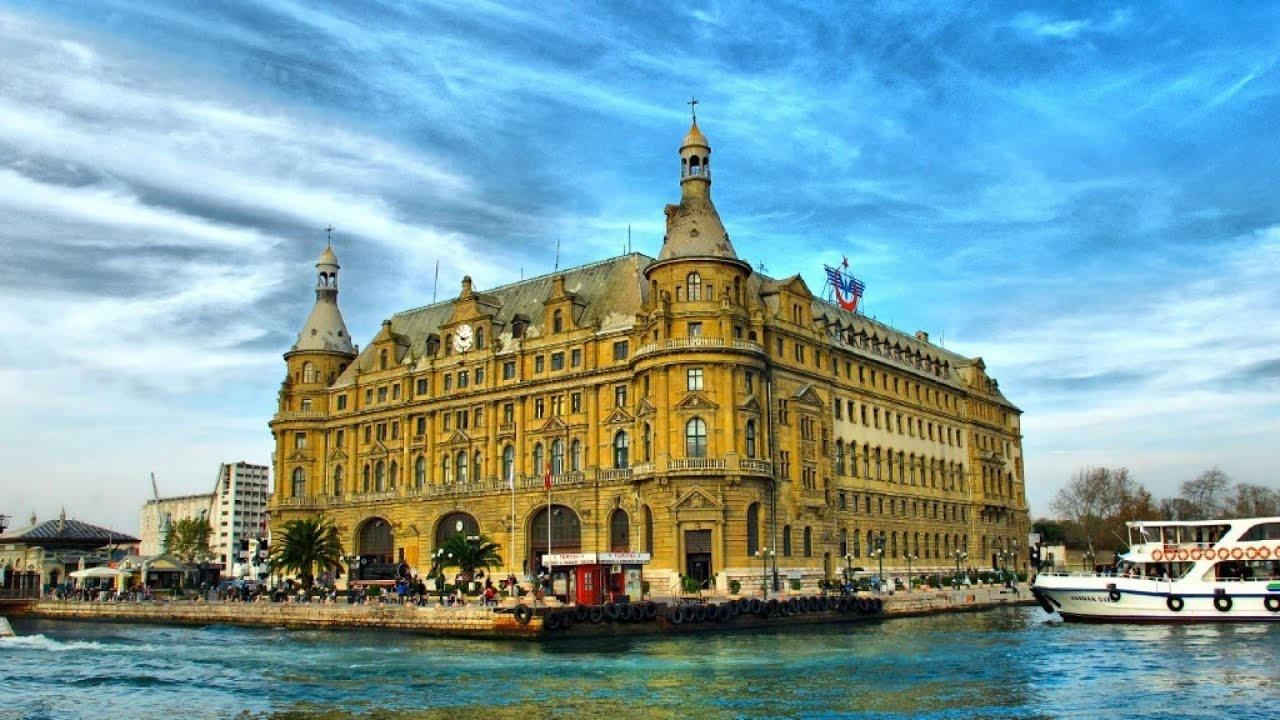
#> input picture istanbul.jpg, 1280 x 720 px
$ python gi2.py
#> lines starting #> are read from the running program, lines starting #| are printed output that depends on the picture
import os
print(os.getcwd())

my_list=[9,3,5,6,2,3,6]
print(my_list)

for i in my_list:
    print(i)


def my_function_1(my_list=[9,3,5,6,2,3,6]):
    #my_list=[9,3,5,6,2,3,6]
    for i in range(len(my_list)):
        print(i,my_list[i])
        my_list[i]+=1
    print(my_list)

my_function_1(my_list=[9,3,55,6,2,34,61])
#my_function_1(my_list=["dokuz",3,55,6,2,34,61]) # hata


import numpy as np
my_list_1=np.array([[9,3,55,6,2,34,61]])#ndarray
print(my_list_1)
print(my_list_1+1)


def my_function_2(my_array=np.array([[9,3,55,6,2,34,61]])):
    return my_array-10

print(my_function_2())
#my_function_1(my_list=["dokuz",3,55,6,2,34,61]) # hata


import matplotlib.pyplot as plt
im_1=plt.imread("istanbul.jpg")
#> im_1 is the input picture: shape (720, 1280, 3); mean R, G, B 123.7, 157.4, 161.8
plt.imshow(im_1)
plt.show()

print(im_1.ndim)
#| 3

print(im_1.shape)
#| (720, 1280, 3)

im_2=np.zeros(im_1.shape,dtype=int)
for m in range(im_1.shape[0]):
    for n in range(im_1.shape[1]):
        im_2[m,n,0]=im_1[m,n,0]+100
        im_2[m,n,1]=im_1[m,n,0]
        im_2[m,n,2]=im_1[m,n,0]
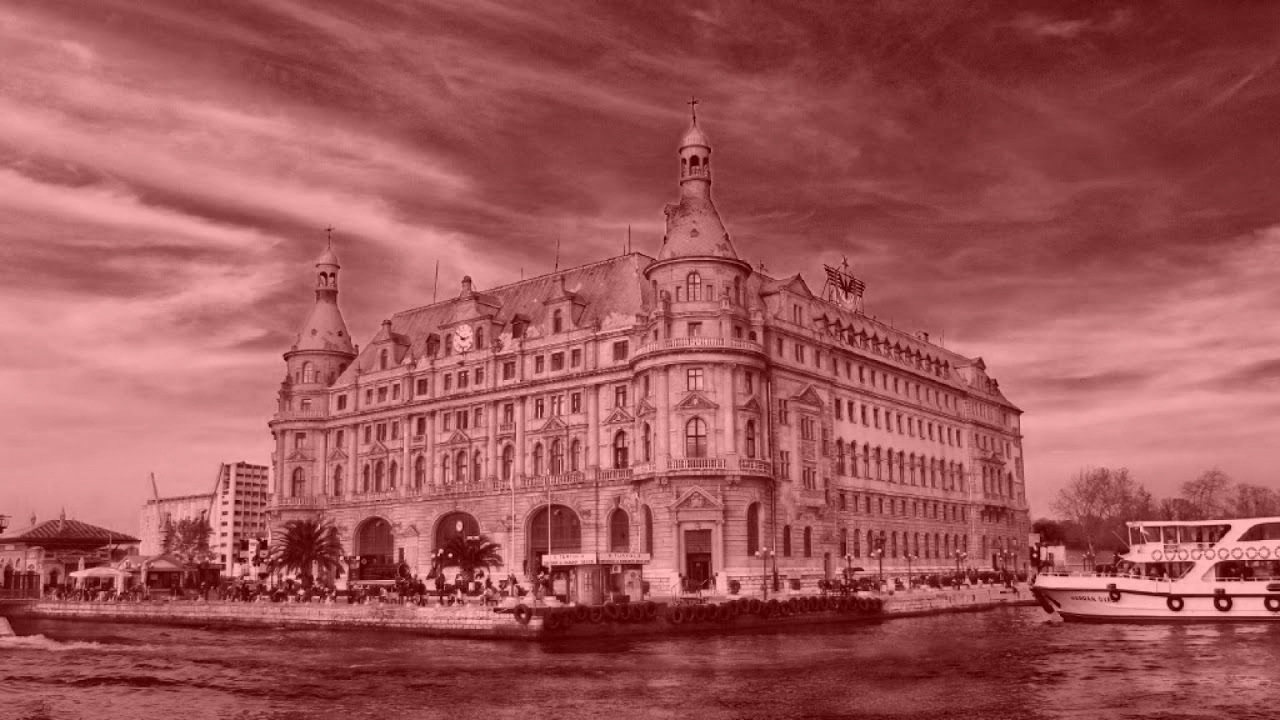
#> im_2: shape (720, 1280, 3) int64; mean R, G, B 223.7, 123.7, 123.7; drawn with min black and max white
plt.imshow(im_2)
#plt.imshow((im_2 * 255).astype(np.uint8))
plt.show()
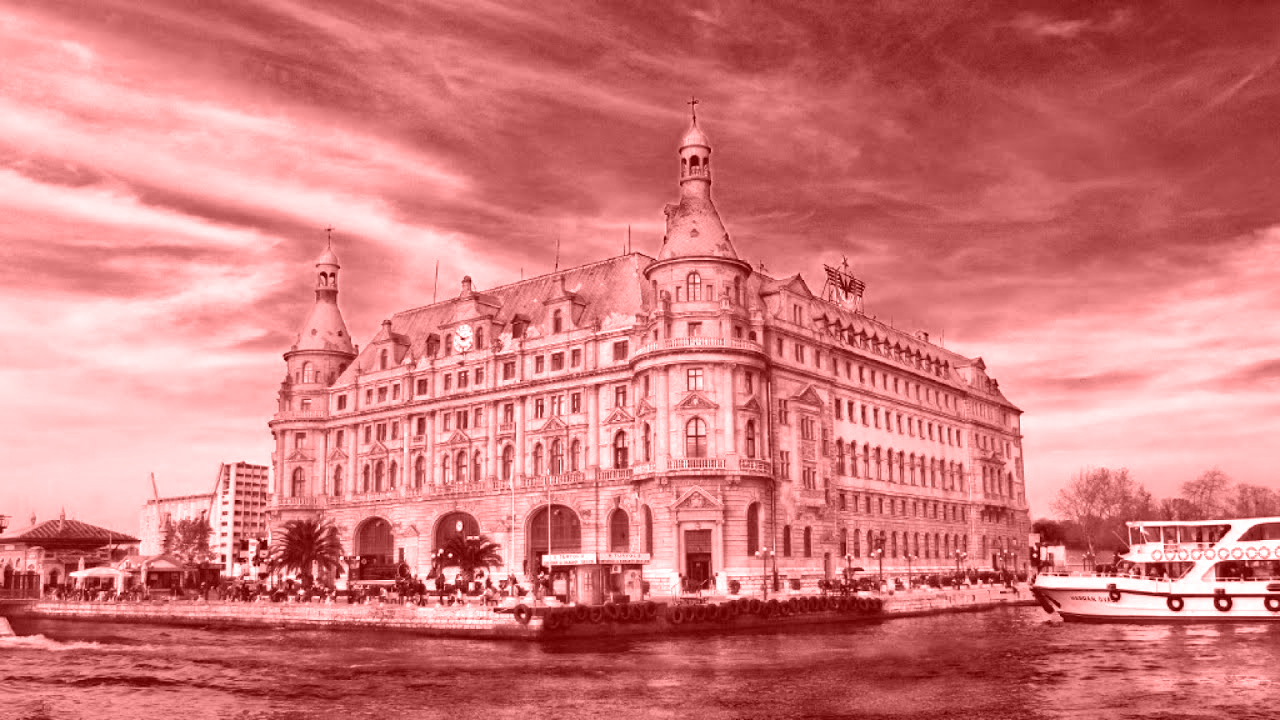
#> shown: shape (720, 1280, 3); mean R, G, B 211.6, 123.7, 123.7

m,n,p=im_1.shape
#> m = 720; n = 1280; p = 3
im_3=np.zeros((int(m/2),int(n/2)),dtype=int)
for m in range(int(im_1.shape[0]/2)):
    for n in range(int(im_1.shape[1]/2)):
        #s0=(im_1[m*2,n*2,0]+im_1[m*2,n*2,1]+im_1[m*2,n*2,2])/3
        s0=(im_1[m*2,n*2,0]/3+im_1[m*2,n*2,1]/3+im_1[m*2,n*2,2]/3)
        s1=(im_1[m*2,n*2+1,0]/3+im_1[m*2,n*2+1,1]/3+im_1[m*2,n*2+1,2]/3)
        s2=(im_1[m*2+1,n*2,0]/3+im_1[m*2+1,n*2,1]/3+im_1[m*2+1,n*2,2]/3)
        s3=(im_1[m*2+1,n*2+1,0]/3+im_1[m*2+1,n*2+1,1]/3+im_1[m*2+1,n*2+1,2]/3)
        s=(s0+s1+s2+s3)/4
        im_3[m,n]=int(s0)
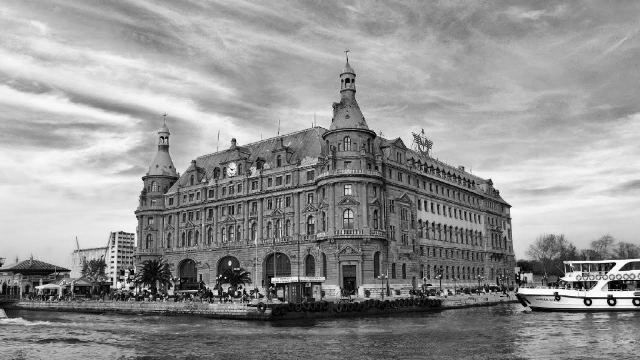
#> im_3: shape (360, 640) int64; min 0, max 255, mean 147.3
plt.imshow(im_3)
plt.show()


def my_f_4(im_20):
    m,n,p=im_20.shape
#> m = 720; n = 1280; p = 3
    new_m=int(m/2)
#> new_m = 360
    new_n=int(n/2)
#> new_n = 640
    im_30=np.zeros((new_m,new_n,3),dtype=int)
    for m in range(new_m):
        for n in range(new_n):
            im_30[m,n,0]=int(im_20[m*2,n*2,0])
            im_30[m,n,1]=int(im_20[m*2,n*2,1])
            im_30[m,n,2]=int(im_20[m*2,n*2,2])
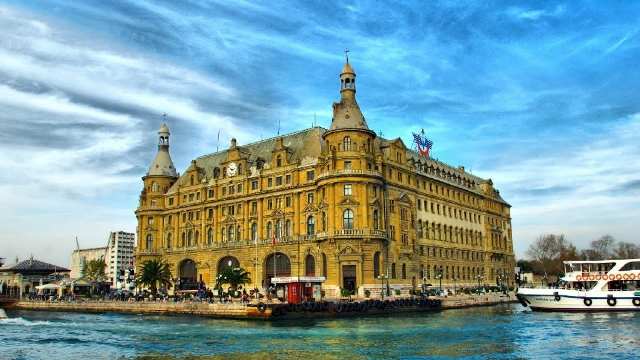
#> im_30: shape (360, 640, 3) int64; mean R, G, B 123.8, 157.4, 161.9
    return(im_30)
im_10=my_f_4(im_1)
im_20=my_f_4(im_10)
#> after the loop in my_f_4 (call 2), `for m in range(new_m):`:
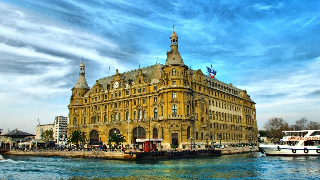
#> im_30: shape (180, 320, 3) int64; mean R, G, B 123.6, 157.3, 161.9
plt.imshow(im_20)
plt.show()

$ run again, with resim.jpg copied over istanbul.jpg
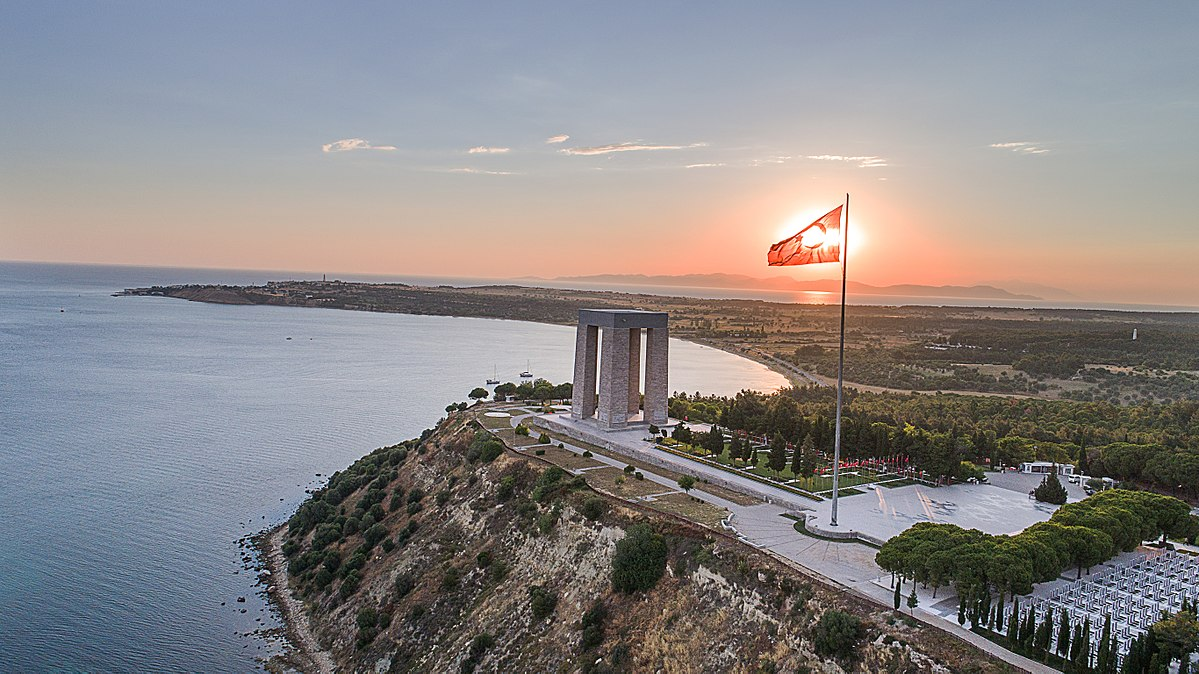
#> input picture resim.jpg, 1199 x 674 px
#> im_1 is the input picture: shape (674, 1199, 3); mean R, G, B 137.4, 133.8, 134.3
#| 3
#| (674, 1199, 3)
#> after the loop `for m in range(im_1.shape[0]):`:
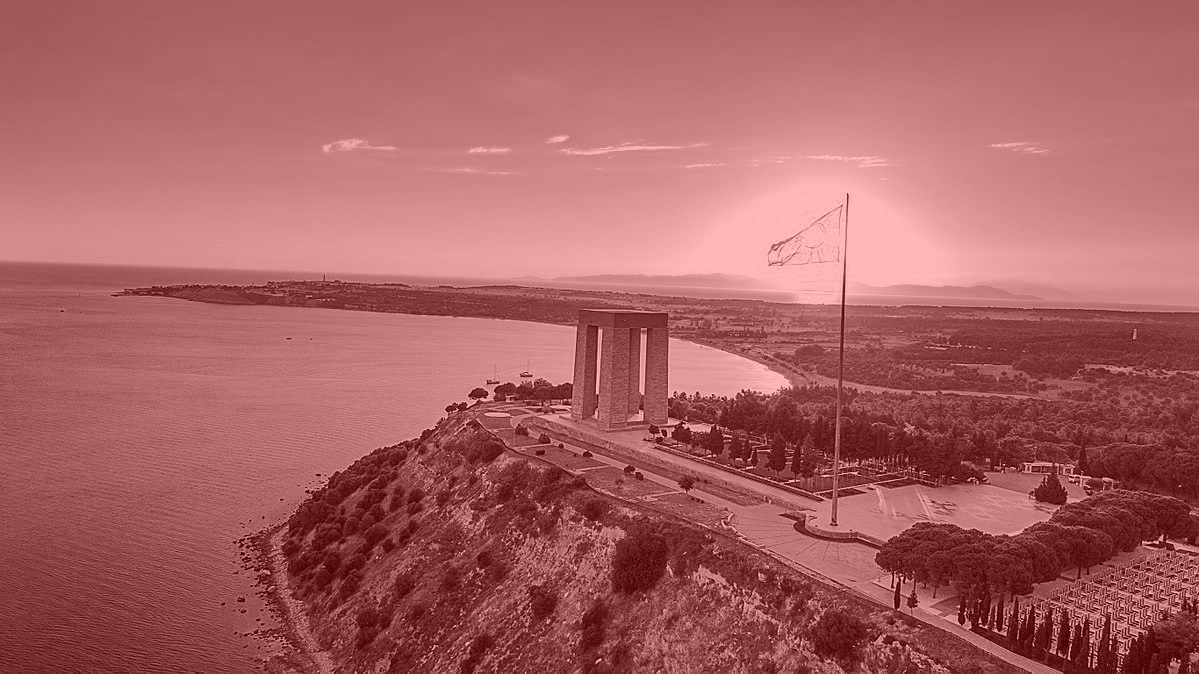
#> im_2: shape (674, 1199, 3) int64; mean R, G, B 237.4, 137.4, 137.4; drawn with min black and max white
#> after the loop in my_f_4 (call 2), `for m in range(new_m):`:
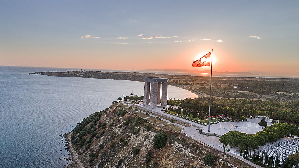
#> im_30: shape (168, 299, 3) int64; mean R, G, B 137.8, 134.1, 134.8

$ run again, with 111.jpeg copied over istanbul.jpg
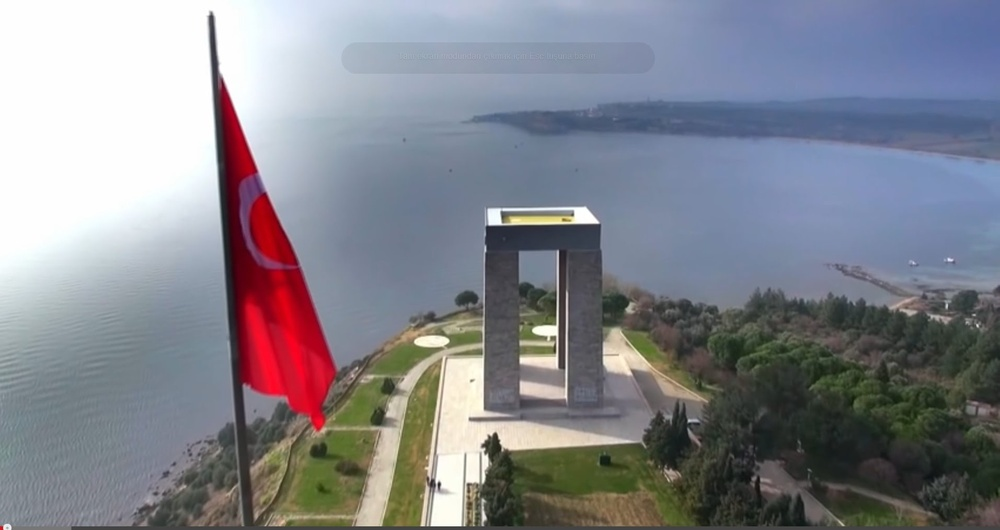
#> input picture 111.jpeg, 1000 x 530 px, shrunk from 1913 x 1013 before the run
#> im_1 is the input picture: shape (530, 1000, 3); mean R, G, B 131.7, 133.3, 141.2
#| 3
#| (530, 1000, 3)
#> after the loop `for m in range(im_1.shape[0]):`:
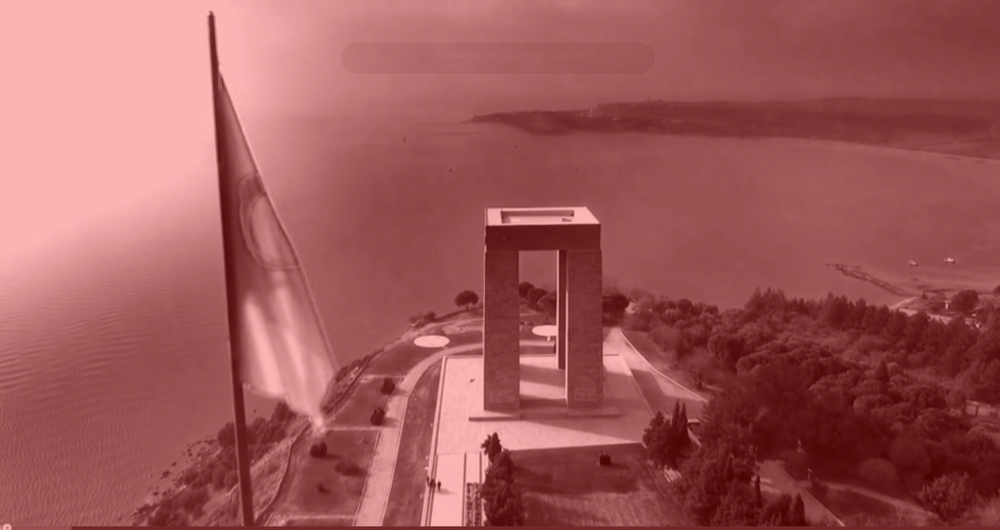
#> im_2: shape (530, 1000, 3) int64; mean R, G, B 231.7, 131.7, 131.7; drawn with min black and max white
#> after the loop in my_f_4 (call 2), `for m in range(new_m):`:
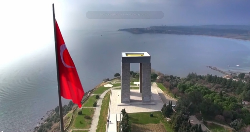
#> im_30: shape (132, 250, 3) int64; mean R, G, B 132.3, 134, 142
